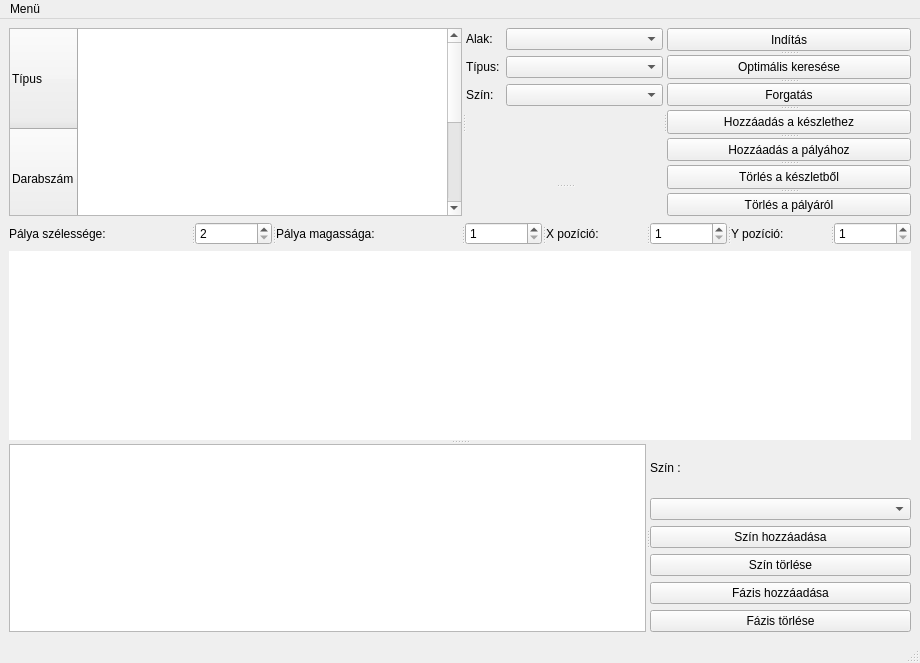
<?xml version="1.0" encoding="UTF-8"?>
<ui version="4.0">
 <class>MainWindow</class>
 <widget class="QMainWindow" name="MainWindow">
  <property name="geometry">
   <rect>
    <x>0</x>
    <y>0</y>
    <width>920</width>
    <height>663</height>
   </rect>
  </property>
  <property name="windowTitle">
   <string>MainWindow</string>
  </property>
  <widget class="QWidget" name="centralwidget">
   <layout class="QVBoxLayout" name="verticalLayout_2">
    <item>
     <widget class="QSplitter" name="splitter_6">
      <property name="orientation">
       <enum>Qt::Horizontal</enum>
      </property>
      <widget class="QTableWidget" name="stock">
       <property name="editTriggers">
        <set>QAbstractItemView::NoEditTriggers</set>
       </property>
       <attribute name="horizontalHeaderVisible">
        <bool>false</bool>
       </attribute>
       <attribute name="horizontalHeaderMinimumSectionSize">
        <number>30</number>
       </attribute>
       <attribute name="horizontalHeaderDefaultSectionSize">
        <number>100</number>
       </attribute>
       <attribute name="verticalHeaderMinimumSectionSize">
        <number>24</number>
       </attribute>
       <attribute name="verticalHeaderDefaultSectionSize">
        <number>100</number>
       </attribute>
       <row>
        <property name="text">
         <string>Típus</string>
        </property>
       </row>
       <row>
        <property name="text">
         <string>Darabszám</string>
        </property>
       </row>
      </widget>
      <widget class="QSplitter" name="splitter_4">
       <property name="orientation">
        <enum>Qt::Horizontal</enum>
       </property>
       <widget class="QSplitter" name="splitter_2">
        <property name="orientation">
         <enum>Qt::Vertical</enum>
        </property>
        <widget class="QWidget" name="layoutWidget">
         <layout class="QFormLayout" name="formLayout">
          <item row="0" column="0">
           <widget class="QLabel" name="label">
            <property name="text">
             <string>Alak:</string>
            </property>
            <property name="buddy">
             <cstring>tileConnectionBox</cstring>
            </property>
           </widget>
          </item>
          <item row="0" column="1">
           <widget class="QComboBox" name="tileConnectionBox"/>
          </item>
          <item row="1" column="0">
           <widget class="QLabel" name="label_2">
            <property name="text">
             <string>Típus:</string>
            </property>
            <property name="buddy">
             <cstring>tileTypeBox</cstring>
            </property>
           </widget>
          </item>
          <item row="1" column="1">
           <widget class="QComboBox" name="tileTypeBox"/>
          </item>
          <item row="2" column="0">
           <widget class="QLabel" name="label_3">
            <property name="text">
             <string>Szín:</string>
            </property>
            <property name="buddy">
             <cstring>tileColorBox</cstring>
            </property>
           </widget>
          </item>
          <item row="2" column="1">
           <widget class="QComboBox" name="tileColorBox"/>
          </item>
         </layout>
        </widget>
        <widget class="QLabel" name="preview">
         <property name="text">
          <string/>
         </property>
        </widget>
       </widget>
       <widget class="QSplitter" name="splitter_3">
        <property name="orientation">
         <enum>Qt::Vertical</enum>
        </property>
        <widget class="QPushButton" name="start">
         <property name="text">
          <string>Indítás</string>
         </property>
        </widget>
        <widget class="QPushButton" name="optimal">
         <property name="text">
          <string>Optimális keresése</string>
         </property>
        </widget>
        <widget class="QPushButton" name="rotate">
         <property name="text">
          <string>Forgatás</string>
         </property>
        </widget>
        <widget class="QPushButton" name="addtostock">
         <property name="text">
          <string>Hozzáadás a készlethez</string>
         </property>
        </widget>
        <widget class="QPushButton" name="addtogrid">
         <property name="text">
          <string>Hozzáadás a pályához</string>
         </property>
        </widget>
        <widget class="QPushButton" name="delfromstock">
         <property name="text">
          <string>Törlés a készletből</string>
         </property>
        </widget>
        <widget class="QPushButton" name="delfromgrid">
         <property name="text">
          <string>Törlés a pályáról</string>
         </property>
        </widget>
       </widget>
      </widget>
     </widget>
    </item>
    <item>
     <widget class="QSplitter" name="splitter">
      <property name="orientation">
       <enum>Qt::Horizontal</enum>
      </property>
      <widget class="QLabel" name="label_8">
       <property name="text">
        <string>Pálya szélessége:</string>
       </property>
      </widget>
      <widget class="QSpinBox" name="width">
       <property name="minimum">
        <number>2</number>
       </property>
       <property name="maximum">
        <number>20</number>
       </property>
       <property name="singleStep">
        <number>1</number>
       </property>
      </widget>
      <widget class="QLabel" name="label_7">
       <property name="text">
        <string>Pálya magassága:</string>
       </property>
      </widget>
      <widget class="QSpinBox" name="height">
       <property name="minimum">
        <number>1</number>
       </property>
       <property name="maximum">
        <number>20</number>
       </property>
      </widget>
      <widget class="QLabel" name="label_10">
       <property name="text">
        <string>X pozíció:</string>
       </property>
      </widget>
      <widget class="QSpinBox" name="xpos">
       <property name="minimum">
        <number>1</number>
       </property>
      </widget>
      <widget class="QLabel" name="label_9">
       <property name="text">
        <string>Y pozíció:</string>
       </property>
      </widget>
      <widget class="QSpinBox" name="ypos">
       <property name="minimum">
        <number>1</number>
       </property>
      </widget>
     </widget>
    </item>
    <item>
     <widget class="QSplitter" name="splitter_7">
      <property name="orientation">
       <enum>Qt::Vertical</enum>
      </property>
      <widget class="QTableWidget" name="pipeline">
       <property name="sizePolicy">
        <sizepolicy hsizetype="Expanding" vsizetype="Expanding">
         <horstretch>0</horstretch>
         <verstretch>0</verstretch>
        </sizepolicy>
       </property>
       <property name="minimumSize">
        <size>
         <width>0</width>
         <height>110</height>
        </size>
       </property>
       <property name="frameShape">
        <enum>QFrame::NoFrame</enum>
       </property>
       <property name="editTriggers">
        <set>QAbstractItemView::NoEditTriggers</set>
       </property>
       <property name="showGrid">
        <bool>false</bool>
       </property>
       <property name="gridStyle">
        <enum>Qt::NoPen</enum>
       </property>
       <attribute name="horizontalHeaderVisible">
        <bool>false</bool>
       </attribute>
       <attribute name="verticalHeaderVisible">
        <bool>false</bool>
       </attribute>
      </widget>
      <widget class="QSplitter" name="splitter_5">
       <property name="orientation">
        <enum>Qt::Horizontal</enum>
       </property>
       <widget class="QTableWidget" name="phasesWidget">
        <property name="editTriggers">
         <set>QAbstractItemView::NoEditTriggers</set>
        </property>
       </widget>
       <widget class="QWidget" name="layoutWidget">
        <layout class="QVBoxLayout" name="verticalLayout">
         <item>
          <widget class="QLabel" name="label_4">
           <property name="text">
            <string>Szín :</string>
           </property>
          </widget>
         </item>
         <item>
          <widget class="QComboBox" name="chooseColor"/>
         </item>
         <item>
          <widget class="QPushButton" name="addColor">
           <property name="text">
            <string>Szín hozzáadása</string>
           </property>
          </widget>
         </item>
         <item>
          <widget class="QPushButton" name="deleteColor">
           <property name="text">
            <string>Szín törlése</string>
           </property>
          </widget>
         </item>
         <item>
          <widget class="QPushButton" name="addPhase">
           <property name="text">
            <string>Fázis hozzáadása</string>
           </property>
          </widget>
         </item>
         <item>
          <widget class="QPushButton" name="deletePhase">
           <property name="text">
            <string>Fázis törlése</string>
           </property>
          </widget>
         </item>
        </layout>
       </widget>
      </widget>
     </widget>
    </item>
   </layout>
  </widget>
  <widget class="QMenuBar" name="menubar">
   <property name="geometry">
    <rect>
     <x>0</x>
     <y>0</y>
     <width>920</width>
     <height>22</height>
    </rect>
   </property>
   <widget class="QMenu" name="menuMen">
    <property name="title">
     <string>Menü</string>
    </property>
    <addaction name="actionMent_s"/>
    <addaction name="actionBet_lt_s"/>
    <addaction name="actionKil_p_s"/>
    <addaction name="action_j_2"/>
    <addaction name="actionVissza_ll_t_s"/>
   </widget>
   <addaction name="menuMen"/>
  </widget>
  <widget class="QStatusBar" name="statusbar"/>
  <action name="actionBet_lt_s">
   <property name="text">
    <string>Betöltés</string>
   </property>
  </action>
  <action name="actionMent_s">
   <property name="text">
    <string>Mentés</string>
   </property>
  </action>
  <action name="actionKil_p_s">
   <property name="text">
    <string>Kilépés</string>
   </property>
  </action>
  <action name="action_j_2">
   <property name="text">
    <string>Új</string>
   </property>
  </action>
  <action name="actionVissza_ll_t_s">
   <property name="text">
    <string>Visszaállítás</string>
   </property>
  </action>
 </widget>
 <resources/>
 <connections/>
</ui>
